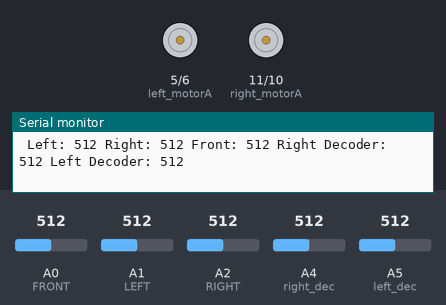
This sketch was run on a simulated Arduino Uno, built with avr-gcc and run on an emulated ATmega328P. Shown: motor-driver pin pairs drawn as motors (green arrow = first pin HIGH = forward, orange = second pin HIGH = backward, longer = more drive), the last lines printed to the serial monitor. The inputs (shaded band) are chosen by the test bench; at power-on: A0 (FRONT) = 512, A1 (LEFT) = 512, A2 (RIGHT) = 512, A4 (right_dec) = 512, A5 (left_dec) = 512.

Above: at 4.2 s.
4.3 s: A0 (FRONT) set to 109
7.3 s: A0 (FRONT) set to 95
10.3 s: A1 (LEFT) set to 104
13.3 s: A1 (LEFT) set to 90
14.8 s: A2 (RIGHT) set to 531
At 16.0 s:
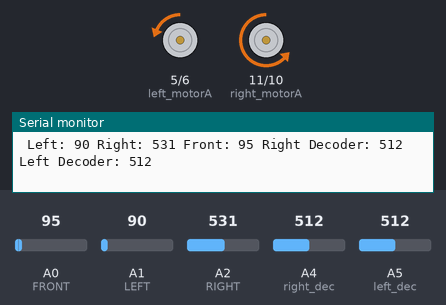
16.3 s: A1 (LEFT) set to 716
At 17.8 s:
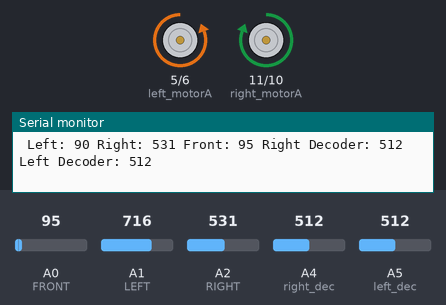
Timing chart, 0 to 20.3 s (numbered marks = the images above; inputs shaded):
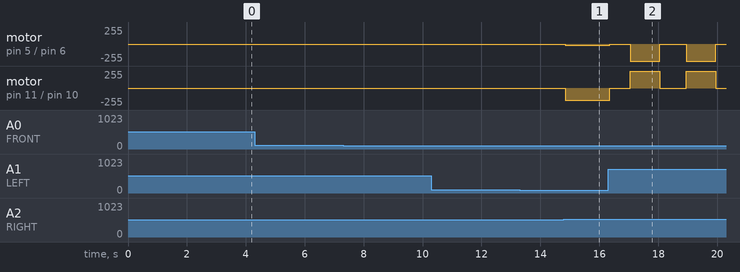

The sketch:

MicroShwag.ino
```cpp
unsigned int right_motorA  = 11;
unsigned int right_motorB = 10;
unsigned int left_motorB = 6;
unsigned int left_motorA = 5;

unsigned int right_enable = 3;
unsigned int left_enable = 9;

unsigned int right_dec = A4;
unsigned int left_dec = A5;

unsigned int FRONT  = A0;
unsigned int LEFT = A1;
unsigned int RIGHT = A2;

signed int setpoint_right= 0;
signed int setpoint_left = 0;
signed int setpoint_front = 0;

signed int error_right = 0;
signed int error_left = 0;

signed int to_right = 0;
signed int to_left = 0;

signed int motorPWN_right = 0;
signed int motorPWN_left = 0;

const double Kp = .20 ;

void setup(){
  Serial.begin(9600);


  delay(3000);
  setpoint_right = analogRead( RIGHT);
  setpoint_left = analogRead( LEFT);
  setpoint_front = analogRead(FRONT);

  pinMode(right_motorA, OUTPUT);
  pinMode(right_motorB, OUTPUT);
  pinMode(left_motorA, OUTPUT);
  pinMode(left_motorB, OUTPUT);

  pinMode(right_dec, INPUT);
  pinMode(left_dec, INPUT);

  pinMode(FRONT , INPUT );
  pinMode(LEFT , INPUT );
  pinMode(RIGHT , INPUT );

  digitalWrite( right_enable , HIGH);
  digitalWrite(left_enable, HIGH);
}

void loop(){

  unsigned int left_val = analogRead(LEFT);
  unsigned int right_val = analogRead(RIGHT);
  unsigned int front_val = analogRead(FRONT);
  unsigned int right_dec_val = analogRead(right_dec);
  unsigned int left_dec_val = analogRead(left_dec);


  if (left_val > setpoint_left+50 && left_val > setpoint_left-50 && right_val > setpoint_right && front_val < setpoint_front) {
    stop_motor();
    delay(500);
    turn_right();
  }
  else if (right_val > setpoint_right+50 && right_val > setpoint_right-50 && left_val > setpoint_left && front_val < setpoint_front) {
    stop_motor();
    delay(500);
    turn_left();
  }

  else if (right_val > setpoint_right+50 && right_val > setpoint_right-50 && left_val > setpoint_left+50 && left_val > setpoint_left-50 && front_val > setpoint_front+50 && front_val > setpoint_front-50) {
    stop_motor();
  }
  else {
      error_right = setpoint_right - right_val;
  motorPWN_right = 190 + (Kp*error_right);

  error_left = setpoint_left - left_val;
  motorPWN_left = 190 + (Kp*error_left);

  forward(motorPWN_right, motorPWN_left);
  }


  Serial.print(" Left: ");
  Serial.print(left_val);
  Serial.print(" Right: ");
  Serial.print(right_val);
  Serial.print(" Front: ");
  Serial.print(front_val);
  Serial.print(" Right Decoder: ");
  Serial.print(right_dec_val);
  Serial.print(" Left Decoder: ");
  Serial.println(left_dec_val);

  delay(1);
}


void stop_motor() {
    digitalWrite( right_motorA , LOW);
    digitalWrite( right_motorB , LOW);
    digitalWrite( left_motorA , LOW);
    digitalWrite( left_motorB , LOW);
    delay(200);
}

void turn_left() {
    digitalWrite( right_motorA , LOW);
    digitalWrite( right_motorB , HIGH);
    digitalWrite( left_motorA , HIGH);
    digitalWrite( left_motorB , LOW);
    delay(1000);
    stop_motor();
}
void turn_right() {
    digitalWrite( right_motorA , HIGH);
    digitalWrite( right_motorB , LOW);
    digitalWrite( left_motorA , LOW);
    digitalWrite( left_motorB , HIGH);
    delay(1000);
    stop_motor();
}

void forward(int motorPWN_right, int motorPWN_left) {
  //if error is negative we are turning AWAY
  if( error_right > 0 && error_left < 0) {
    analogWrite(left_motorA, 0);
    analogWrite(left_motorB , motorPWN_left);

    analogWrite(right_motorA , 0);
    analogWrite(right_motorB, motorPWN_right);
  }

  //if error is positive we are turning TO
  if (error_right < 0 && error_left > 0) {
    analogWrite(left_motorA, 0);
    analogWrite(left_motorB, motorPWN_left);

    analogWrite(right_motorA, 0);
    analogWrite(right_motorB, motorPWN_right);
  }
}
```

Measured:
- the behaviour switches between 512 and 513 on A2 (RIGHT) (found by bisection; images 0 and 1)
- after the input at 14.8 s, motor on pin 5 (left_motorA) / pin 6 (left_motorB): stopped → backward 18/255 at once; motor on pin 11 (right_motorA) / pin 10 (right_motorB): stopped → backward 186/255 at once
